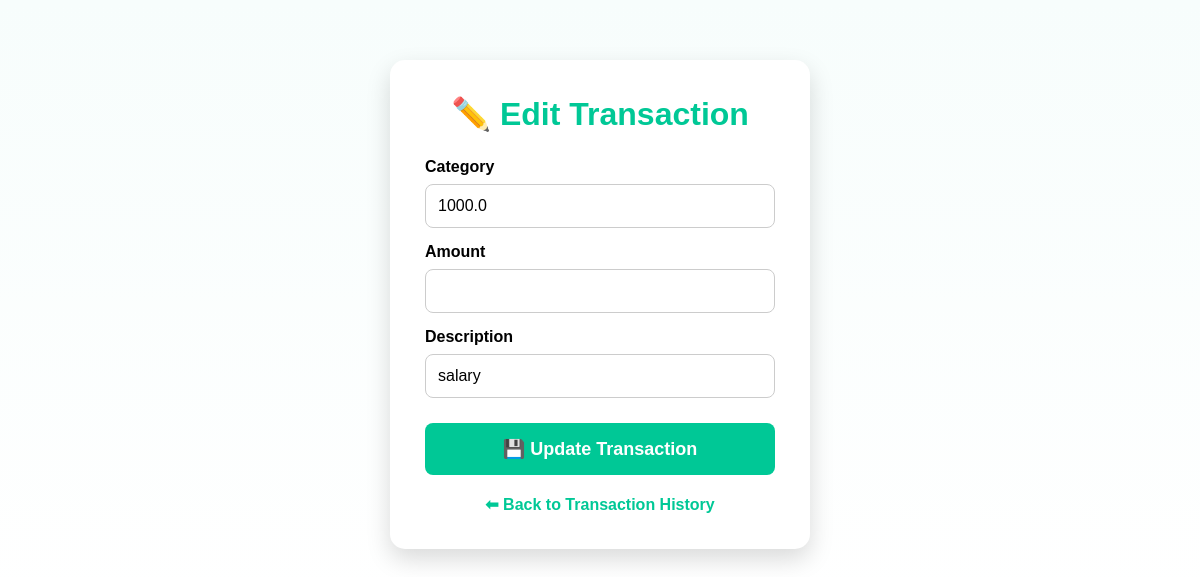
Before: /edit_transaction/4 with the older database file.
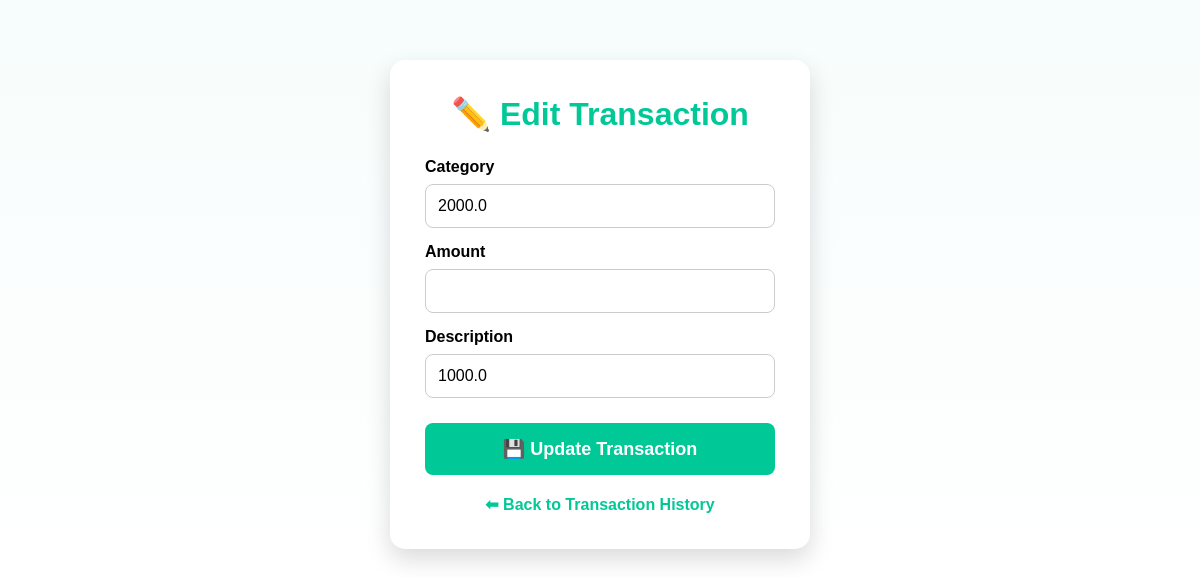
After: the same page with the newer database file.
### tables this page shows
CREATE TABLE transactions(
    id INTEGER PRIMARY KEY AUTOINCREMENT,
    user_id INTEGER,
    type TEXT NOT NULL,
    amount REAL NOT NULL,
    category TEXT NOT NULL,
    description TEXT,
    FOREIGN KEY(user_id) REFERENCES users(id)
);

### app.py (the view, shortened to what this page needs)
@app.route("/edit_transaction/<int:transaction_id>", methods=["GET", "POST"])
def edit_transaction(transaction_id):
    conn = sqlite3.connect("expense_tracker.db")
    cursor = conn.cursor()
    cursor.execute("SELECT * FROM transactions WHERE id=?", (transaction_id,))
    transaction = cursor.fetchone()
    print(transaction)
    conn.close()
    return render_template("edit_transaction.html", transaction=transaction)

### templates/edit_transaction.html (shortened to what this page needs)
<!DOCTYPE html>
<html lang="en">
<head>
    <link rel="stylesheet"
          href="{{ url_for('static', filename='css/style.css') }}">
</head>
<body>
<div class="expense-container">
    <h1>✏️ Edit Transaction</h1>
    <form method="POST">
        <label>Category</label>
        <input
            type="text"
            name="category"
            value="{{ transaction[3] }}"
            required
        >
        <label>Amount</label>
        <input
            type="number"
            name="amount"
            value="{{ transaction[2] }}"
            required
        >
        <label>Description</label>
        <input
            type="text"
            name="description"
            value="{{ transaction[4] }}"
        >
        <button type="submit" class="primary-btn">
            💾 Update Transaction
        </button>
    </form>
    <a href="/transaction_history" class="back-btn">
        ⬅ Back to Transaction History
    </a>
</div>
</body>
</html>

### static/css/style.css (style rules this page uses)
* { margin:0; padding:0; box-sizing:border-box; font-family:Arial, Helvetica, sans-serif; }
body { background:linear-gradient(to bottom,#f7fdfc,#ffffff); }
.primary-btn, .secondary-btn { display:inline-block; text-decoration:none; padding:15px 35px; border-radius:8px; font-size:18px; font-weight:bold; cursor:pointer; transition:all 0.3s ease; }
.primary-btn { background:#00c896; color:white; border:none; }
.expense-container { width:420px; margin:60px auto; background:#fff; padding:35px; border-radius:15px; box-shadow:0 10px 25px rgba(0,0,0,0.15); }
.expense-container h1 { text-align:center; color:#00c896; margin-bottom:25px; }
.expense-container label { display:block; font-weight:bold; margin-top:15px; margin-bottom:8px; }
.expense-container input { width:100%; padding:12px; border:1px solid #ccc; border-radius:8px; font-size:16px; }
.expense-container button { width:100%; margin-top:25px; }
.back-btn { display:block; text-align:center; margin-top:20px; text-decoration:none; color:#00c896; font-weight:bold; }

Changed rows visible on the page:
changed transactions: category "1000.0" → "2000.0"; description "salary" → "1000.0"
